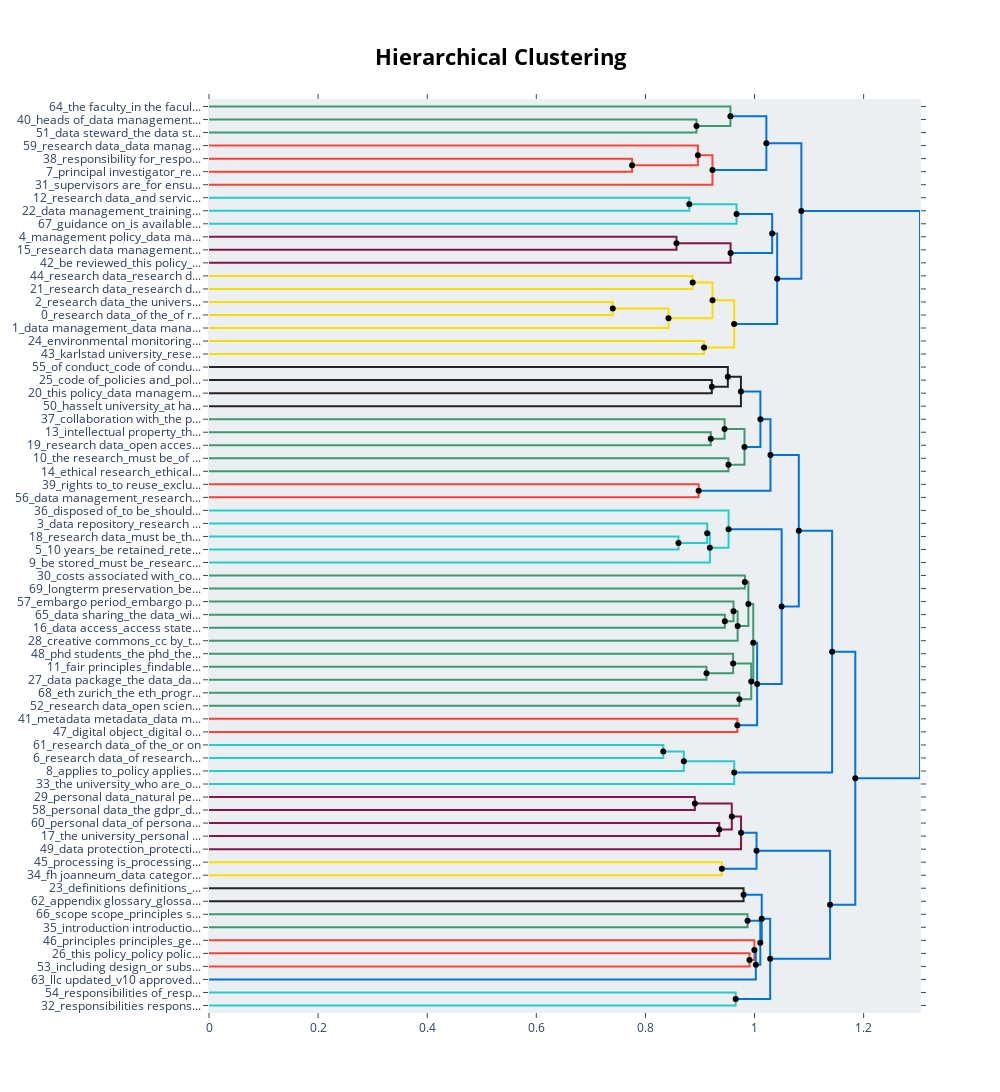

The notebook cell saved with this chart:
### Code cell
fig = topic_model.visualize_hierarchy(hierarchical_topics=hierarchical_topics)
fig.show()
